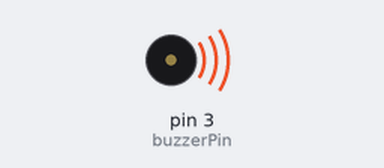
Simulated run of this sketch. Board: Arduino Uno, built with avr-gcc and run on an emulated ATmega328P. Parts: buzzer (waves = sounding).

Above: at 0.2 s.
At 6.2 s:
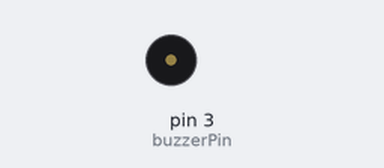
Timing chart, 0 to 11.1 s (numbered marks = the images above):
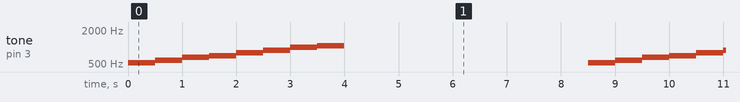

The sketch:

Buzzer-doremi.ino
```cpp
//On what pin the Buzzer will be connected
int buzzerPin=3;

void setup() {
  //Set what mode the pin will work as (output or input)
  pinMode(buzzerPin,OUTPUT);

}

void loop() {
  //Play doremi frequencies every 500ms
  tone(buzzerPin,523,500);
  delay(500);
  tone(buzzerPin,587,500);
  delay(500);
  tone(buzzerPin,659,500);
  delay(500);
  tone(buzzerPin,698,500);
  delay(500);
  tone(buzzerPin,784,500);
  delay(500);
  tone(buzzerPin,880,500);
  delay(500);
  tone(buzzerPin,988,500);
  delay(500);
  tone(buzzerPin,1047,500);
  delay(5000);
}
```

Measured:
- by itself, tone on pin 3 (buzzerPin): repeats every 8.5 s: 587 Hz 0.50 s, 659 Hz 0.50 s, 698 Hz 0.50 s, 784 Hz 0.50 s, 880 Hz 0.50 s, 988 Hz 0.50 s, 1047 Hz 0.50 s, silent 4.5 s, 523 Hz 0.50 s
